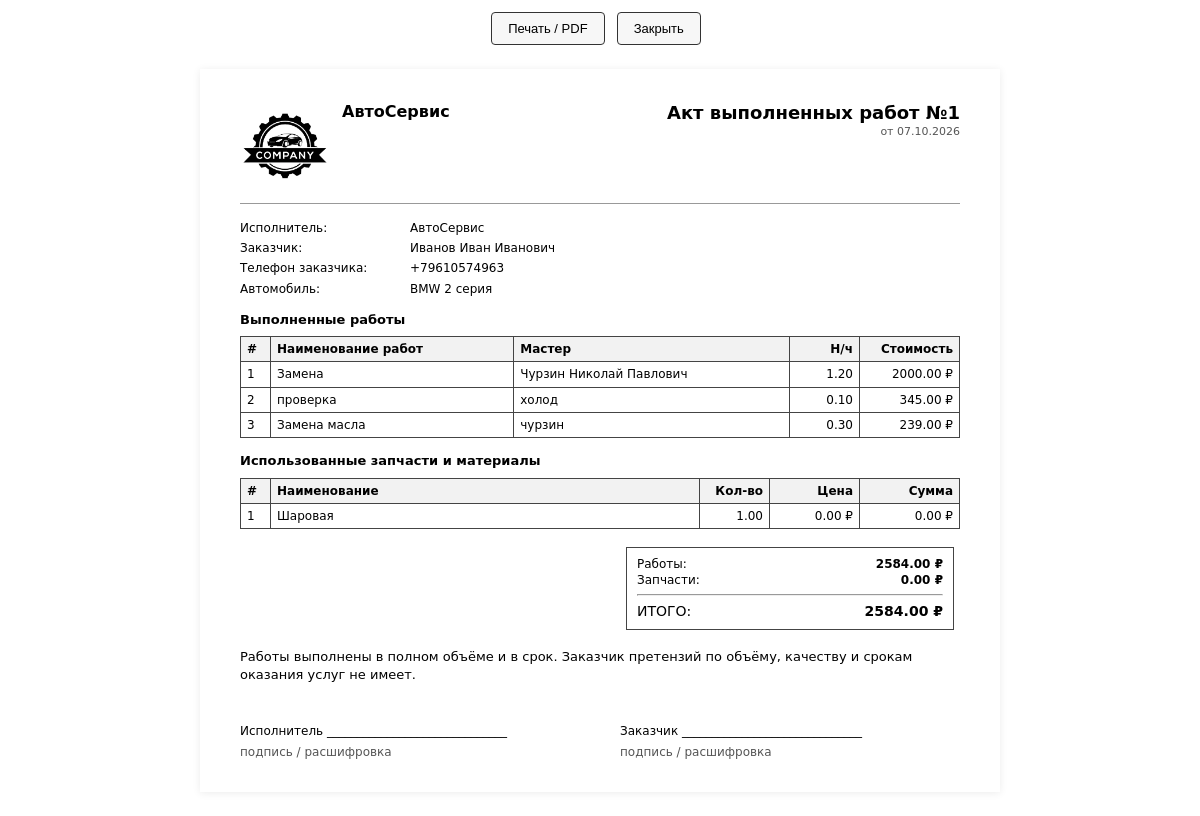
Screenshot of /orders/1/print/act with the database file from the repository.
### models.py (models this page shows, shortened)
class Settings(db.Model):
    __tablename__ = "settings"
    id = db.Column(db.Integer, primary_key=True)
    company_name = db.Column(db.String(200), default="АвтоСервис")
    legal_name = db.Column(db.String(300))
    inn = db.Column(db.String(20))
    ogrn = db.Column(db.String(20))
    address = db.Column(db.String(300))
    phone = db.Column(db.String(50))
    email = db.Column(db.String(120))
    director = db.Column(db.String(200))
    accountant = db.Column(db.String(200))
    bank_name = db.Column(db.String(200))
    bik = db.Column(db.String(20))
    account = db.Column(db.String(30))
    corr_account = db.Column(db.String(30))
    vat_rate = db.Column(db.Float, default=0)
    footer_note = db.Column(db.Text)
    logo_filename = db.Column(db.String(200))
    warranty_days = db.Column(db.Integer, default=14)
    sms_provider = db.Column(db.String(30), default="smsru")  # smsru, smsaero, bytehand, iqsms, gosms, smsc
    sms_api_id = db.Column(db.String(100))                    # для SMS.RU
    sms_email = db.Column(db.String(120))                     # для SMS Aero
    sms_api_key = db.Column(db.String(200))                   # для SMS Aero и других
    sms_login = db.Column(db.String(100))                     # для Bytehand, iqsms, smsc
    sms_password = db.Column(db.String(200))                  # для Bytehand, iqsms, smsc
    sms_sender = db.Column(db.String(50))                     # имя отправителя (подпись)
    sms_enabled = db.Column(db.Boolean, default=False)
    @classmethod
    def get(cls):
        s = cls.query.first()
        if s is None:
            s = cls()
            db.session.add(s)
            db.session.commit()
        return s

class Order(db.Model):
    __tablename__ = "orders"
    id = db.Column(db.Integer, primary_key=True)
    client_id = db.Column(db.Integer, db.ForeignKey("clients.id"), nullable=False, index=True)
    car_id = db.Column(db.Integer, db.ForeignKey("cars.id"), nullable=False, index=True)
    status = db.Column(db.String(20), nullable=False, default="new", index=True)
    intake_mileage = db.Column(db.Integer)
    complaint = db.Column(db.Text)
    notes = db.Column(db.Text)
    created_at = db.Column(db.DateTime, default=lambda: datetime.now(timezone.utc))
    closed_at = db.Column(db.DateTime)
    car = db.relationship("Car", backref="orders")
    works = db.relationship(
        "OrderWork",
        backref="order",
        cascade="all, delete-orphan",
        lazy=True,
        order_by="OrderWork.id",
    )
    parts = db.relationship(
        "OrderPart",
        backref="order",
        cascade="all, delete-orphan",
        lazy=True,
        order_by="OrderPart.id",
    )
    @property
    def total_works(self):
        return sum((w.price or 0) for w in self.works)
    @property
    def total_parts(self):
        return sum(((p.quantity or 0) * (p.price or 0)) for p in self.parts)
    @property
    def total(self):
        return self.total_works + self.total_parts

class Client(db.Model):
    __tablename__ = "clients"
    id = db.Column(db.Integer, primary_key=True)
    full_name = db.Column(db.String(200), nullable=False)
    phone = db.Column(db.String(30), nullable=False, unique=True, index=True)
    email = db.Column(db.String(120))
    comment = db.Column(db.Text)
    created_at = db.Column(db.DateTime, default=lambda: datetime.now(timezone.utc))
    cars = db.relationship("Car", backref="client", cascade="all, delete-orphan", lazy=True, order_by="Car.id.desc()")
    orders = db.relationship("Order", backref="client", lazy=True)

class Car(db.Model):
    __tablename__ = "cars"
    id = db.Column(db.Integer, primary_key=True)
    client_id = db.Column(db.Integer, db.ForeignKey("clients.id"), nullable=False, index=True)
    brand = db.Column(db.String(80), nullable=False)
    model = db.Column(db.String(80), nullable=False)
    year = db.Column(db.Integer)
    vin = db.Column(db.String(40), index=True)
    plate = db.Column(db.String(20), index=True)
    mileage = db.Column(db.Integer)
    engine_volume = db.Column(db.String(20))
    transmission = db.Column(db.String(40))
    comment = db.Column(db.Text)
    created_at = db.Column(db.DateTime, default=lambda: datetime.now(timezone.utc))

class OrderWork(db.Model):
    __tablename__ = "order_works"
    id = db.Column(db.Integer, primary_key=True)
    order_id = db.Column(db.Integer, db.ForeignKey("orders.id"), nullable=False, index=True)
    name = db.Column(db.String(200), nullable=False)
    hours = db.Column(db.Float, default=0)
    price = db.Column(db.Float, default=0)
    master = db.Column(db.String(120))
    master_id = db.Column(db.Integer, db.ForeignKey("masters.id"), nullable=True)
    master_obj = db.relationship("Master", backref="works")

class OrderPart(db.Model):
    __tablename__ = "order_parts"
    id = db.Column(db.Integer, primary_key=True)
    order_id = db.Column(db.Integer, db.ForeignKey("orders.id"), nullable=False, index=True)
    name = db.Column(db.String(200), nullable=False)
    quantity = db.Column(db.Float, default=1)
    price = db.Column(db.Float, default=0)
    part_id = db.Column(db.Integer, db.ForeignKey("parts.id"), nullable=True)
    written_off = db.Column(db.Boolean, default=False)
    stock_part = db.relationship("Part", backref="order_parts")
    @property
    def total(self):
        return (self.quantity or 0) * (self.price or 0)

### app.py (the view)
@app.route("/orders/<int:order_id>/print/act")
def print_act(order_id):
    order = db.session.get(Order, order_id)
    if order is None: abort(404)
    return render_template("print/act.html", order=order, s=Settings.get())

### app.py (called while the page is built)
@app.context_processor
def inject_globals():
    return {
        "ORDER_STATUSES": ORDER_STATUSES,
        "MOVEMENT_TYPES": MOVEMENT_TYPES,
        "MOVEMENT_COLORS": MOVEMENT_COLORS,
        "APPOINTMENT_STATUSES": APPOINTMENT_STATUSES,
        "APPOINTMENT_COLORS": APPOINTMENT_COLORS,
        "STATUS_COLORS": {
            "new": "secondary",
            "in_progress": "primary",
            "waiting_parts": "warning",
            "done": "info",
            "closed": "success",
            "canceled": "danger",
        },
    }

### templates/print/act.html (shortened to what this page needs)
{% extends "base_print.html" %}
{% block content %}
<div class="header">
    <div class="company">
        {% if s.logo_filename %}
            <img class="logo" src="{{ url_for('uploads_file', filename=s.logo_filename) }}" alt="">
        {% endif %}
        <div>
            <h2>{{ s.company_name or "АвтоСервис" }}</h2>
        </div>
    </div>
    <div class="doc-title">
        <h1>Акт выполненных работ №{{ order.id }}</h1>
        <div class="muted">от {{ (order.closed_at or order.created_at).strftime("%d.%m.%Y") }}</div>
    </div>
</div>
<div class="section">
    <div class="kv">
        <div>Исполнитель:</div><div>{{ s.legal_name or s.company_name or "АвтоСервис" }}</div>
        <div>Заказчик:</div><div>{{ order.client.full_name }}</div>
        <div>Телефон заказчика:</div><div>{{ order.client.phone }}</div>
        <div>Автомобиль:</div>
        <div>{{ order.car.brand }} {{ order.car.model }}{% if order.car.year %}, {{ order.car.year }}{% endif %}
            {% if order.car.plate %} ({{ order.car.plate }}){% endif %}</div>
    </div>
</div>
<div class="section">
    <div class="section-title">Выполненные работы</div>
    <table>
        <thead>
        <tr>
            <th style="width:30px">#</th>
            <th>Наименование работ</th>
            <th>Мастер</th>
            <th class="text-end" style="width:70px">Н/ч</th>
            <th class="text-end" style="width:100px">Стоимость</th>
        </tr>
        </thead>
        <tbody>
        {% for w in order.works %}
            <tr>
                <td>{{ loop.index }}</td>
                <td>{{ w.name }}</td>
                <td>{{ w.master or "" }}</td>
                <td class="text-end">{{ "%.2f"|format(w.hours or 0) }}</td>
                <td class="text-end">{{ "%.2f"|format(w.price or 0) }} ₽</td>
            </tr>
        {% endfor %}
        </tbody>
    </table>
</div>
{% if order.parts %}
<div class="section">
    <div class="section-title">Использованные запчасти и материалы</div>
    <table>
        <thead>
        <tr>
            <th style="width:30px">#</th>
            <th>Наименование</th>
            <th class="text-end" style="width:70px">Кол-во</th>
            <th class="text-end" style="width:90px">Цена</th>
            <th class="text-end" style="width:100px">Сумма</th>
        </tr>
        </thead>
        <tbody>
        {% for p in order.parts %}
            <tr>
                <td>{{ loop.index }}</td>
                <td>{{ p.name }}</td>
                <td class="text-end">{{ "%.2f"|format(p.quantity or 0) }}</td>
                <td class="text-end">{{ "%.2f"|format(p.price or 0) }} ₽</td>
                <td class="text-end">{{ "%.2f"|format(p.total) }} ₽</td>
            </tr>
        {% endfor %}
        </tbody>
    </table>
</div>
{% endif %}
<div class="section">
    <table style="border: none;">
        <tr style="border: none;">
            <td style="border: none;"></td>
            <td style="border: none; width: 340px;">
                <div style="border: 1px solid #444; padding: 8px 10px;">
                    <div style="display:flex; justify-content: space-between;"><span>Работы:</span><strong>{{ "%.2f"|format(order.total_works) }} ₽</strong></div>
                    <div style="display:flex; justify-content: space-between;"><span>Запчасти:</span><strong>{{ "%.2f"|format(order.total_parts) }} ₽</strong></div>
                    <hr style="margin: 6px 0;">
                    <div style="display:flex; justify-content: space-between; font-size: 14px;"><span>ИТОГО:</span><strong>{{ "%.2f"|format(order.total) }} ₽</strong></div>
                </div>
            </td>
        </tr>
    </table>
</div>
<div class="section">
    Работы выполнены в полном объёме и в срок. Заказчик претензий по объёму, качеству и срокам оказания услуг не имеет.
</div>
<div class="signatures">
    <div style="flex:1">
        <div>Исполнитель ______________________________</div>
        <div class="muted" style="margin-top: 4px;">{{ s.director or "подпись / расшифровка" }}</div>
    </div>
    <div style="flex:1">
        <div>Заказчик ______________________________</div>
        <div class="muted" style="margin-top: 4px;">подпись / расшифровка</div>
    </div>
</div>
{% endblock %}

### templates/base_print.html (style rules this page uses)
* { box-sizing: border-box; }
body { font-family: "DejaVu Sans", Arial, sans-serif; color: #000; margin: 0; padding: 0; background: #fff; font-size: 13px; line-height: 1.35; }
h1, h2, h3 { margin: 0 0 8px; }
h1 { font-size: 20px; }
h2 { font-size: 16px; }
table { width: 100%; border-collapse: collapse; margin: 8px 0; }
th, td { border: 1px solid #444; padding: 4px 6px; font-size: 12px; vertical-align: top; }
th { background: #f2f2f2; text-align: left; }
.text-end { text-align: right; }
.muted { color: #555; }
.header { display: flex; justify-content: space-between; align-items: flex-start; gap: 16px; border-bottom: 1px solid #999; padding-bottom: 12px; margin-bottom: 16px; }
.company { max-width: 60%; display: flex; gap: 12px; align-items: flex-start; }
.company .logo { max-width: 90px; max-height: 90px; }
.doc-title { text-align: right; }
.doc-title h1 { margin: 0; font-size: 18px; }
.doc-title .muted { font-size: 11px; }
.section { margin-top: 14px; }
.section-title { font-weight: bold; margin-bottom: 6px; font-size: 13px; }
.kv { display: grid; grid-template-columns: 160px 1fr; gap: 4px 10px; font-size: 12px; }
.signatures { margin-top: 40px; display: flex; justify-content: space-between; gap: 40px; font-size: 12px; }

### rows the page displays
Settings: logo_filename (picture), company_name "АвтоСервис", legal_name+company_name "АвтоСервис", director "подпись / расшифровка"
Order: id "1", closed_at+created_at "07.10.2026"
Client: client.full_name "Иванов Иван Иванович", client.phone "+79610574963"
Car: car.brand "BMW", car.model "2 серия"
OrderWork: name "Замена", master "Чурзин Николай Павлович", hours "1.20", price "2000.00", total_works "2584.00", total "2584.00"
OrderWork: name "проверка", master "холод", hours "0.10", price "345.00"
OrderWork: name "Замена масла", master "чурзин", hours "0.30", price "239.00"
OrderPart: name "Шаровая", quantity "1.00", price "0.00", total "0.00", total_parts "0.00"
